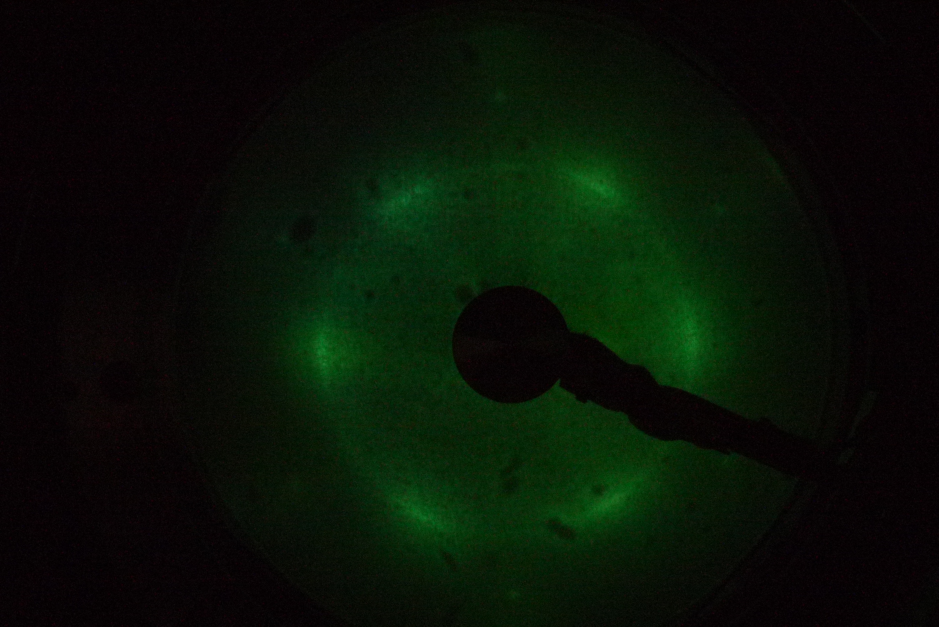
#> input picture LEED/351_to_354C/Beam Energy 92.5.JPG, 2816 x 1880 px, found by its file name (shown at 1/3 size)
$ python 'Gaussian fitting for background_v13.py'   (older library calls are emulated)
#> lines starting #> are read from the running program, lines starting #| are printed output that depends on the picture; after the words box and inside, x2 and y2 are one past the last pixel; in counts of white or black regions, pixels touching at a corner belong together; long printed decimals are rounded
import skimage.io
import matplotlib.pyplot as plt
from scipy.ndimage import map_coordinates, gaussian_filter
import numpy as np
from skimage.feature import blob_dog, blob_log, blob_doh
from scipy.ndimage.measurements import center_of_mass
import scipy.optimize as opt
from scipy import interpolate

image = skimage.io.imread(fname="Beam Energy 92.5.jpg")
#> image is the input picture: shape (1880, 2816, 3); mean R, G, B 8.5, 18.1, 6.6
skimage.io.imsave(fname="Beam Energy 92.5.png", arr=image)
image = skimage.io.imread(fname="Beam Energy 92.5.png")


# tuple to select colors of each channel line
colors = ("red", "green", "blue")
channel_ids = (0, 1, 2)

# create the histogram plot, with three lines, one for
# each color
plt.xlim([0, 256])
for channel_id, c in zip(channel_ids, colors):
    histogram, bin_edges = np.histogram(
        image[:, :, channel_id], bins=256, range=(0, 256)
    )
    plt.plot(bin_edges[0:-1], histogram, color=c)

plt.xlabel("Color value")
plt.ylabel("Pixels")
plt.show()
#> figure, not shown here; curve peaks at x = 7, y = 629209; curve peaks at x = 2, y = 397802; curve peaks at x = 4, y = 607751


imagec = skimage.io.imread(fname="Beam Energy 92.5.png")
imagec[imagec < 48] = 0
skimage.io.imsave(fname="contrast_adjusted Beam Energy 92.5.png", arr=imagec)


green=image[:, :, 1]
greenc=imagec[:, :, 1]
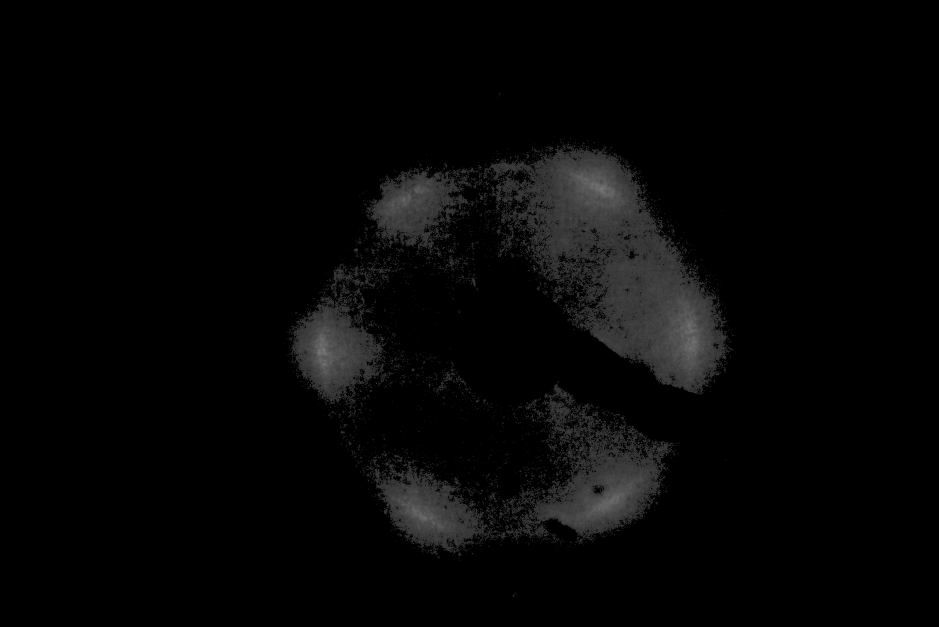
#> greenc: shape (1880, 2816) (shown at 1/3 size); min 0, max 127, mean 5.9

sig = 5
greenf = gaussian_filter(green, sigma=sig, mode='mirror', order=0) # filter/smooth
greencf = gaussian_filter(greenc, sigma=sig, mode='mirror', order=0) # contrast/filter/smooth


skimage.io.imsave(fname="Green_Beam Energy 92.5.png", arr=green)
skimage.io.imsave(fname="Green_filtered Beam Energy 92.5.png", arr=greenf)
skimage.io.imsave(fname="Green_filtered_contrast_adjusted Beam Energy 92.5.png", arr=greencf)

image = skimage.io.imread(fname="Green_filtered Beam Energy 92.5.png", as_gray=True)
imagec = skimage.io.imread(fname="contrast_adjusted Beam Energy 92.5.png", as_gray=True)
#> imagec: shape (1880, 2816) float64; min 0, max 0.407, mean 0.0167


blob_log = blob_log(greenc, min_sigma=3.0, max_sigma=11.5,
num_sigma=10, threshold=.095, overlap=0.0001)
#> blob_log = 86 rows, first 8: [1109, 1239, 3], [749, 1068, 3.94], [1254, 1867, 3], [1392, 1160, 3], [565, 1479, 3], [1296, 1025, 3], [1663, 1379, 3], [1122, 1359, 3]

yb, xb, sizes = blob_log.T.copy()
#> yb = 86 values, max 1663 at index 6, min 469 at index 34, mean 1016.8; xb = 86 values, max 2174 at index 33, min 926 at index 32, mean 1461.3; sizes = 86 values, max 6.78 at index 57, min 3 at index 0, mean 3.27

fig, ax = plt.subplots(1, 1)

ax.imshow(greencf, cmap='gray')
ax.plot(xb, yb, 'o', color='none', markeredgecolor='red',
	markersize=14)
annoff=40
fs=14
rot=0
for i, (x, y, sizes) in enumerate(zip(xb, yb, sizes)):
    ax.annotate(str(i), [x+annoff, y], color='r'
		,fontsize=fs, rotation=rot)
    print(i,(y, x, sizes))
#> this loop made 86 passes
#> (x, y, sizes) on passes 1 to 12: (1239, 1109, 3), (1068, 749, 3.94), (1867, 1254, 3), (1160, 1392, 3), (1479, 565, 3), (1025, 1296, 3), (1379, 1663, 3), (1359, 1122, 3), (1431, 1203, 3), (1666, 902, 3.94), (1087, 897, 3), (1389, 1144, 3)
#| 0 (1109.0, 1239.0, 3.0)
#| 1 (749.0, 1068.0, 3.944)
#| 2 (1254.0, 1867.0, 3.0)
#| 3 (1392.0, 1160.0, 3.0)
#| 4 (565.0, 1479.0, 3.0)
#| 5 (1296.0, 1025.0, 3.0)
#| 6 (1663.0, 1379.0, 3.0)
#| 7 (1122.0, 1359.0, 3.0)
#> (further printed lines are left out)
plt.show()

BLGlocations = np.array([[521, 2017], [209, 1371], [1630, 1468], [1322, 836],
                      [622, 776], [1225, 2050]]) #0,2,3,4,5,15 imagec[imagec < 48] = 0

hw = 8
BLGspots = []
for BLGy, BLGx in BLGlocations:
    mask1 = np.ones_like(greencf, dtype=bool)
    mask1[BLGy-hw:BLGy+hw+1, BLGx-hw:BLGx+hw+1] = False
    ma1 = np.ma.array(greencf, mask=mask1)
    BLGspots.append(center_of_mass(ma1))
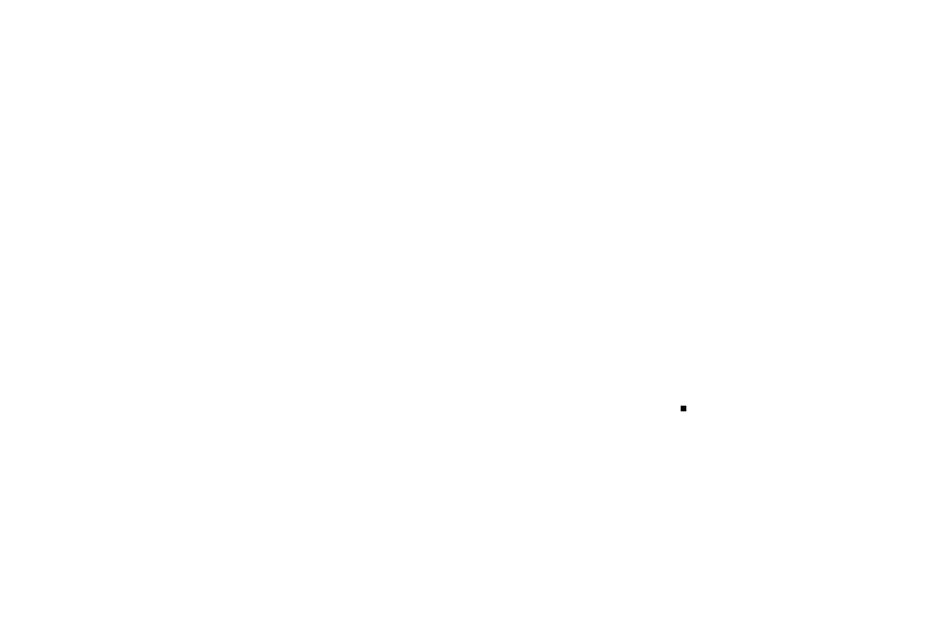
#> mask1: shape (1880, 2816) bool (shown at 1/3 size); 100% white; 1 black region, box (x1, y1, x2, y2) and area: (2042, 1217, 2059, 1234) 289
#> after the loop, BLGspots = [(1003, 1624.1), (1003, 1624.1), (1003, 1624.1), (1003, 1624.1), (1003, 1624.1), (1003, 1624.1)]

BLGspots = np.array(BLGspots)
#> BLGspots = [[1003, 1624.1], [1003, 1624.1], [1003, 1624.1], [1003, 1624.1], [1003, 1624.1], [1003, 1624.1]]

center = BLGspots.mean(axis=0)
#> center = [1003, 1624.1]
yc, xc = center
#> yc = 1003; xc = 1624.1

r_BLGspots = np.sqrt(((BLGspots - center)**2).sum(axis=1))
#> r_BLGspots = [0, 0, 0, 0, 0, 0]
print('center: ', center, 'r_BLGspots: ', r_BLGspots)
#| center:  [1003.006 1624.102] r_BLGspots:  [0. 0. 0. 0. 0. 0.]


def sum_distance(center_opt):
    sum = 0
    sum = sum + np.sqrt(((BLGspots - center_opt)**2).sum(axis=1)).sum(axis=0)
#> sum = 1317.5
    return sum

result = opt.minimize(sum_distance, x0 = [922, 1420], method= 'Nelder-Mead', tol=1e-6)
#> result = {'fun': 1.1e-06, 'nit': 66, 'nfev': 128, 'status': 0, 'success': True, 'message': 'Optimization terminated successfully.', 'x': [1003, 1624.1], 'final_simplex': ([[1003, 1624.1], [1003, 1624.1], [1003, 1624.1]], [1.1e-06, 1.27e-06, 1.8e-06])}
print ('result:', result)
#| result:        message: Optimization terminated successfully.
#|        success: True
#|         status: 0
#|            fun: 1.100734177307777e-06
#|              x: [ 1.003e+03  1.624e+03]
#|            nit: 66
#|           nfev: 128
#|  final_simplex: (array([[ 1.003e+03,  1.624e+03],
#|                        [ 1.003e+03,  1.624e+03],
#|                        [ 1.003e+03,  1.624e+03]]), array([ 1.101e-06,  1.265e-06,  1.802e-06]))

center_opt = [926.95795439, 1419.48802291]
r_opt = np.sqrt(((BLGspots - center)**2).sum(axis=1))
#> r_opt = [0, 0, 0, 0, 0, 0]
print('center_opt: ', center_opt, 'r_opt: ', r_opt)
#| center_opt:  [926.958, 1419.488] r_opt:  [0. 0. 0. 0. 0. 0.]

yc_opt, xc_opt = center_opt

TaS2locations = np.array([[1451, 1450], [706, 935], [397, 1370], [1187, 1885]]) #6,7,9,11 imagec[imagec < 48] = 0

TaS2spots = []
for TaS2y, TaS2x in TaS2locations:
    mask2 = np.ones_like(greencf, dtype=bool)
    mask2[TaS2y-hw:TaS2y+hw+1, TaS2x-hw:TaS2x+hw+1] = False
    ma2 = np.ma.array(greencf, mask=mask2)
    TaS2spots.append(center_of_mass(ma2))
#> mask2: shape (1880, 2816) bool; 100% white; 1 black region, box (x1, y1, x2, y2) and area: (1877, 1179, 1894, 1196) 289
#> after the loop, TaS2spots = [(1003, 1624.1), (1003, 1624.1), (1003, 1624.1), (1003, 1624.1)]

TaS2spots = np.array(TaS2spots)
#> TaS2spots = [[1003, 1624.1], [1003, 1624.1], [1003, 1624.1], [1003, 1624.1]]

r_TaS2spots = np.sqrt(((TaS2spots - center)**2).sum(axis=1))
#> r_TaS2spots = [0, 0, 0, 0]
print('r_TaS2spots: ', r_TaS2spots)
#| r_TaS2spots:  [0. 0. 0. 0.]


rmin, rmax = 495, 555

theta = np.linspace(0, 2*np.pi, 1*360+1)
r = np.arange(495, 555) #rmin, rmax = 527, 536
y_r, x_theta = [r[:, None] * f(theta) +c for f, c in zip((np.cos, np.sin), center_opt)]

coords = np.vstack((y_r.flatten(), x_theta.flatten()))
order_resample = 1 # first order interpolation (up to 3)
const = 0.
rotational_spectrum = map_coordinates(greenf, coords, mode='constant',
                                 order=order_resample,
                                 cval=const).reshape(*x_theta.shape)
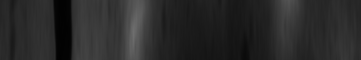
#> rotational_spectrum: shape (60, 361); min 1, max 110, mean 41.7


th = np.linspace(0, 2*np.pi, 201)
s, c = [f(th) for f in (np.sin, np.cos)]

fig = plt.figure(figsize=[10.5, 15])

plt.subplot(2, 1, 1)
plt.imshow(greenf, cmap='gray')
y, x = BLGspots.T
#> y = [1003, 1003, 1003, 1003, 1003, 1003]; x = [1624.1, 1624.1, 1624.1, 1624.1, 1624.1, 1624.1]
plt.plot(x, y, 'o', color='none', markeredgecolor='red', markersize=15)
plt.plot(xc_opt, yc_opt, 'or', markersize=12)
plt.plot(c*rmin+xc_opt, s*rmin+yc_opt, '-r')
plt.plot(c*rmax+xc_opt, s*rmax+yc_opt, '-r')
plt.subplot(2, 1, 2)
plt.imshow(rotational_spectrum, cmap='gray', origin='lower')

thing = rotational_spectrum[:].sum(axis=0)
#> thing = 361 values, max 5808 at index 133, min 121 at index 61, mean 2504.7
plt.plot(0.012*(thing.astype(np.float)), '-c')
plt.xlim(0, 360)
plt.xticks([0, 30, 90, 150, 210, 270, 330])
plt.show()


#Checking position-dependent background at BLG spots
hw2 = 50
fig = plt.figure(figsize=[10.5, 15])
plt.subplot(2, 1, 1)
plt.imshow(greenf, cmap='gray')
y, x = BLGspots.T
plt.plot(x, y, 'o', color='none', markeredgecolor='red', markersize=15)
plt.plot(xc_opt, yc_opt, 'or', markersize=12)

for i, (BLGy, BLGx) in enumerate(BLGlocations):
    plt.subplot(2, 6, i+7)
    cropi = image[BLGy-hw2:BLGy+hw2, BLGx-hw2:BLGx+hw2]
    plt.imshow(cropi, cmap='gray')
    h_mid = cropi[:, 40:61].sum(axis=1)
    v_mid = cropi[40:61,:].sum(axis=0)
    plt.plot(range(100), 100-0.03*h_mid.astype(np.float), '-r')
    plt.plot(0.03*v_mid.astype(np.float), range(100), '-g')
#> this loop made 6 passes
#> pass 1, `cropi = image[BLGy-hw2:BLGy+hw2, BLGx-hw2:BLGx+hw2]`:
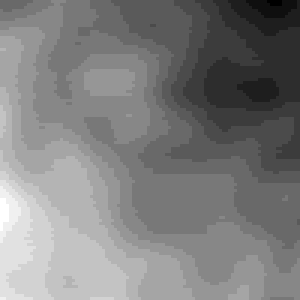
#> cropi: shape (100, 100) (shown 3 times larger); min 20, max 37, mean 28.4; drawn with min black and max white
plt.show()
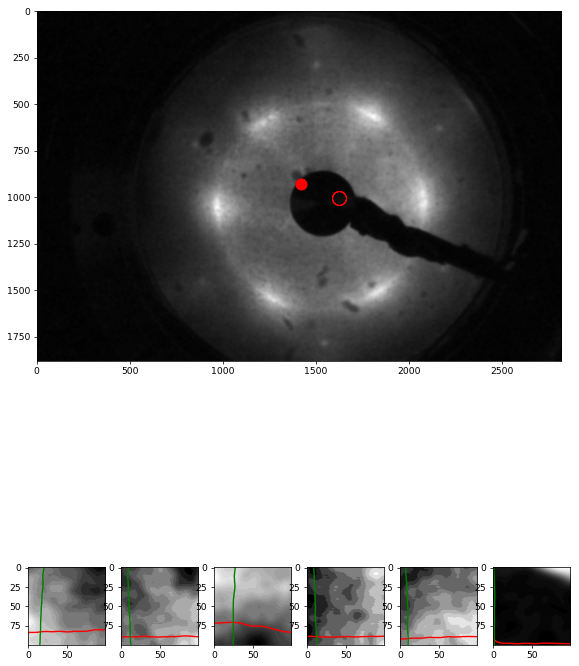
#> figure drawn by matplotlib, 7 panels


# Define Gaussian Function for Fitting
def twoD_Gaussian(xdata_tuple, amplitude, xo, yo, sigma_x, sigma_y, theta, offset):
    (x,y) = xdata_tuple
    xo = float(xo)
    yo = float(yo)
    a = (np.cos(theta)**2)/(2*sigma_x**2) + (np.sin(theta)**2)/(2*sigma_y**2)
    b = -(np.sin(2*theta))/(4*sigma_x**2) + (np.sin(2*theta))/(4*sigma_y**2)
    c = (np.sin(theta)**2)/(2*sigma_x**2) + (np.cos(theta)**2)/(2*sigma_y**2)
    g = offset + amplitude*np.exp( - (a*((x-xo)**2) + 2*b*(x-xo)*(y-yo)
                            + c*((y-yo)**2)))
    return g.ravel()


#Generate Data For Fitting BLG spots
x = np.linspace(0, 99, 100)                                # Create x and y indices
y = np.linspace(0, 99, 100)
x, y = np.meshgrid(x, y)
xdata_tuple = (x,y)
data = twoD_Gaussian(xdata_tuple, 3, 50, 50, 20, 20, 0, 5) #create data & trial parameters:(xdata_tuple, amplitude, xo, yo, sigma_x, sigma_y, theta, offset)

plt.figure()                                               # plot twoD_Gaussian data generated above
plt.imshow(data.reshape(100, 100))
plt.colorbar()
plt.show()
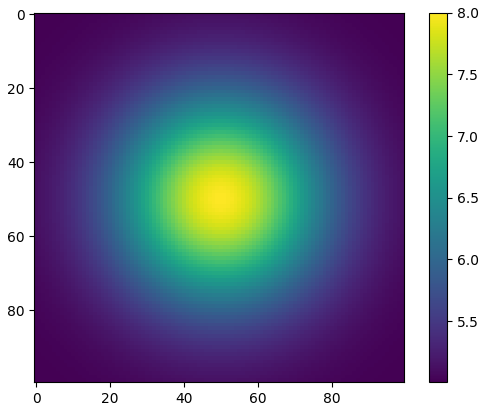
#> figure drawn by matplotlib, 2 panels


#Gaussian Fitting for BLG spots
for i, (BLGy, BLGx) in enumerate(BLGlocations):
    plt.subplot(2, 6, i+1)
    cropi = image[BLGy-hw2:BLGy+hw2, BLGx-hw2:BLGx+hw2]
    plt.imshow(cropi, cmap='gray', origin='lower')
    plt.subplot(2, 6, i+7)
    initial_guess = (3, 50, 50, 20, 20, 0, 5)
#> (the run stopped early here; a loop or call above may not have finished)
